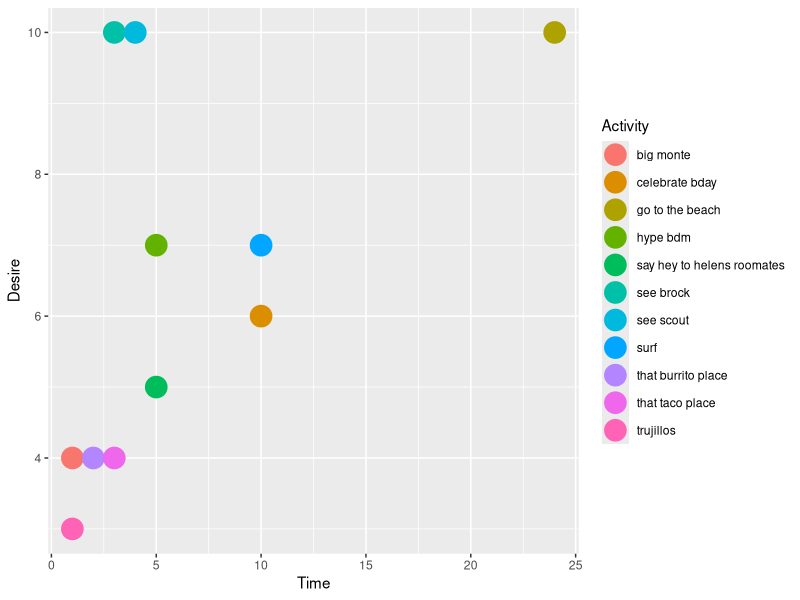

The R script that drew this image: (Note: this script raises an error after producing the figure.)
library(dplyr)
library(ggplot2)
library(tidyverse)
desire<-read.csv("san.dan.csv")
colnames(desire)

desire<-read.csv("san.dan.csv")
colnames(desire)
desire<-desire %>% 
  rename("Time" = estimated.time..hours.,
         "Desire" = desire.1.10.,
         "Activity" = activity)
plot_desire<-ggplot(data = desire)+
  geom_point(mapping = aes(x=Time,
                           y=Desire,
                           color = Activity),
             size = 7)
table<-kable(desire)

total<- nrow(desire)

tot.time<-sum(desire$Time)
